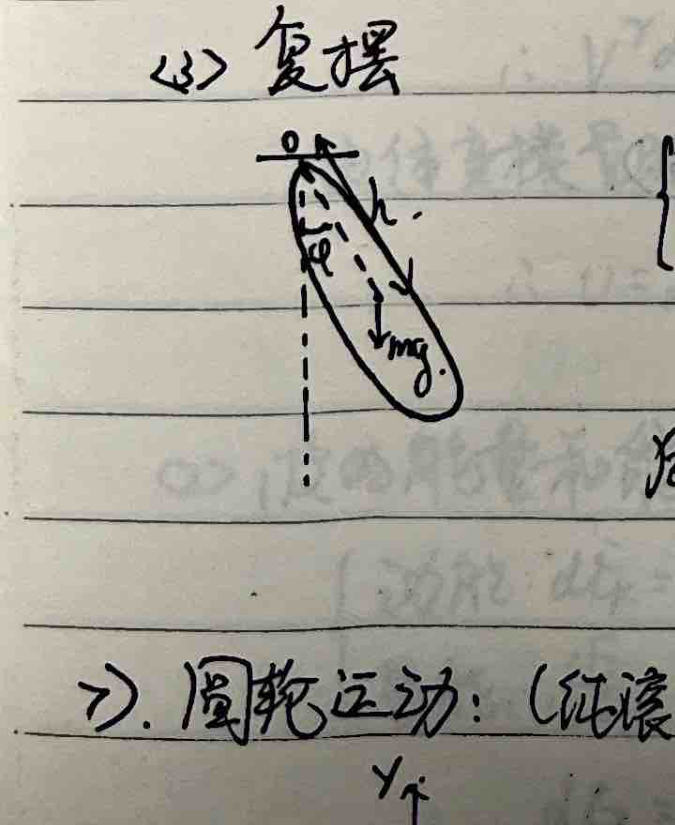
#> input picture olympiad-physics/images/ch01_compound_pendulum.png, 675 x 825 px, given in place of ch04_page_001.png, which was not available
$ python crop_ch04.py
#> lines starting #> are read from the running program, lines starting #| are printed output that depends on the picture; pictures that were not available may be replaced by others from this repository, and a replacement may not be noted
import os
from PIL import Image

in_dir = 'college-physics/images'
out_dir = 'college-physics/images'

def extract_rect(img_name, out_name, x0_pct, y0_pct, x1_pct, y1_pct):
#> called with img_name = 'ch04_page_001.png', out_name = 'topic_shm_addition_2.png', x0_pct = 0.5, y0_pct = 0.15, x1_pct = 0.8, y1_pct = 0.28
    in_path = os.path.join(in_dir, img_name)
    out_path = os.path.join(out_dir, out_name)
    img = Image.open(in_path)
#> img is the input picture: PIL image 675x825 RGB; mean R, G, B 168.1, 164.5, 154.2
    width, height = img.size
#> width = 675; height = 825
    box = (
        int(width * x0_pct),
        int(height * y0_pct),
        int(width * x1_pct),
        int(height * y1_pct)
    )
#> box = (337, 123, 540, 231)
    cropped = img.crop(box)
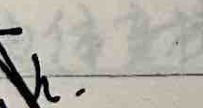
#> cropped: PIL image 203x108 RGB; mean R, G, B 176.5, 173.6, 165.2
    cropped.save(out_path)
    print(f"Saved {out_path}")

# ch04_page_001.png
extract_rect("ch04_page_001.png", "topic_shm_addition_2.png", 0.50, 0.15, 0.80, 0.28)
extract_rect("ch04_page_001.png", "topic_shm_addition_n.png", 0.45, 0.38, 0.80, 0.55)
#> call 2 of extract_rect, with img_name = 'ch04_page_001.png', out_name = 'topic_shm_addition_n.png', x0_pct = 0.45, y0_pct = 0.38, x1_pct = 0.8, y1_pct = 0.55
#> in extract_rect (call 2), `cropped = img.crop(box)`:
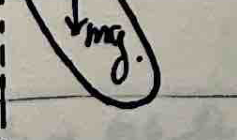
#> cropped: PIL image 237x140 RGB; mean R, G, B 159.4, 156, 146.5

# ch04_page_006.png
extract_rect("ch04_page_006.png", "topic_positive_crystal.png", 0.10, 0.85, 0.35, 0.98)
#> call 3 of extract_rect, with img_name = 'ch04_page_006.png', out_name = 'topic_positive_crystal.png', x0_pct = 0.1, y0_pct = 0.85, x1_pct = 0.35, y1_pct = 0.98
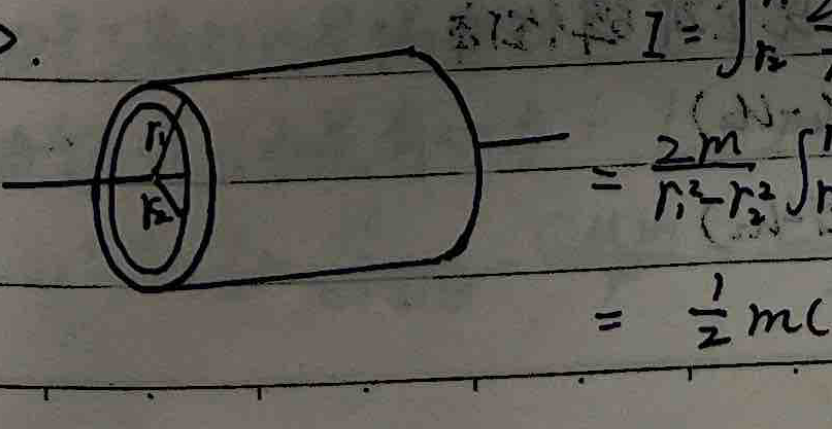
#> input picture olympiad-physics/images/ch01_cylindrical_shell.png, 832 x 429 px, given in place of ch04_page_006.png, which was not available
#> in extract_rect, img is the input picture: PIL image 832x429 RGB; mean R, G, B 95.1, 93, 86.6
#> in extract_rect (call 3), `cropped = img.crop(box)`:
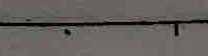
#> cropped: PIL image 208x56 RGB; mean R, G, B 101.5, 96.3, 90
extract_rect("ch04_page_006.png", "topic_negative_crystal.png", 0.60, 0.85, 0.85, 0.98)
#> call 4 of extract_rect, with img_name = 'ch04_page_006.png', out_name = 'topic_negative_crystal.png', x0_pct = 0.6, y0_pct = 0.85, x1_pct = 0.85, y1_pct = 0.98
#> in extract_rect (call 4), `cropped = img.crop(box)`:
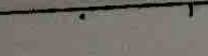
#> cropped: PIL image 208x56 RGB; mean R, G, B 114.9, 110.2, 103.9

# ch04_page_007.png
extract_rect("ch04_page_007.png", "topic_polarization_1.png", 0.65, 0.32, 0.90, 0.44)
#> in extract_rect (call 5), `cropped = img.crop(box)`:
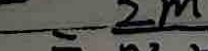
#> cropped: PIL image 208x51 RGB; mean R, G, B 84.5, 84.8, 79.6
extract_rect("ch04_page_007.png", "topic_polarization_2.png", 0.65, 0.50, 0.85, 0.62)
#> in extract_rect (call 6), `cropped = img.crop(box)`:
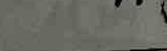
#> cropped: PIL image 167x51 RGB; mean R, G, B 105.5, 106.5, 98.7

print("Done")
